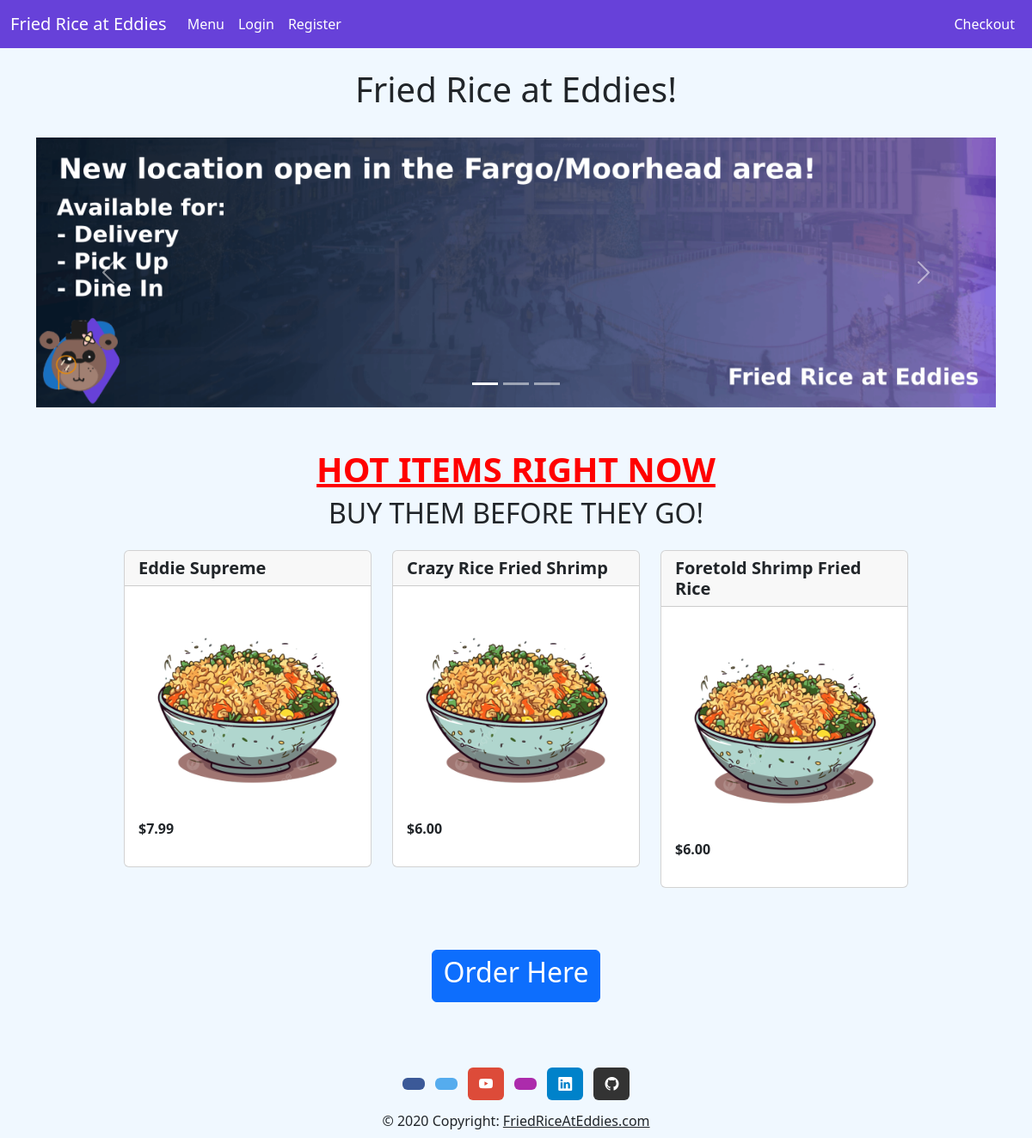
The page / on the database its author committed.
### main/models.py (models this page shows, shortened)
class Menu(models.Model):
    id = models.AutoField(primary_key=True)
    name = models.CharField(max_length=50)
    price = models.DecimalField(max_digits=6, decimal_places=2)

### main/views.py (the view)
# urls.py: path('', views.index, name='index'),
def index(request):
    menu_list =  Menu.objects.order_by('name')
    selected_items = random.sample(list(menu_list), math.floor(len(menu_list)/2))
    return render(request, 'main/index.html', {'menu': selected_items})

### main/templates/main/index.html (shortened to what this page needs)
{% extends 'base.html' %} {% load static %}
  {% block content %}
  <body>
    <br />
    <h1 class="text-center">Fried Rice at Eddies!</h1>
    <br />
    <div
      id="carouselMain"
      class="carousel slide carousel-padding mb-5"
      data-interval="3000"
      data-bs-ride="carousel"
    >
      <div class="carousel-indicators">
        <button
          type="button"
          data-bs-target="#carouselMain"
          data-bs-slide-to="0"
          class="active"
          aria-current="true"
          aria-label="Slide 1"
        ></button>
        <button
          type="button"
          data-bs-target="#carouselMain"
          data-bs-slide-to="1"
          aria-label="Slide 2"
        ></button>
        <button
          type="button"
          data-bs-target="#carouselMain"
          data-bs-slide-to="2"
          aria-label="Slide 3"
        ></button>
      </div>
      <div class="carousel-inner">
        <div class="carousel-item active">
          <div class="d-flex justify-content-center">
            <img
              src="{% static 'main/img/banner1.png' %}"
              class="d-block img-fluid m-50"
              alt="New Location in Fargo/Moorhead!"
            />
          </div>
        </div>
        <button
          class="carousel-control-prev"
          type="button"
          data-bs-target="#carouselMain"
          data-bs-slide="prev"
        >
          <span class="carousel-control-prev-icon" aria-hidden="true"></span>
        </button>
        <button
          class="carousel-control-next"
          type="button"
          data-bs-target="#carouselMain"
          data-bs-slide="next"
        >
          <span class="carousel-control-next-icon" aria-hidden="true"></span>
        </button>
      </div>
    </div>
    <div class="text-center mb-4">
      <h1 style="color: red">
        <u><b>HOT ITEMS RIGHT NOW</b></u>
      </h1>
      <h2>BUY THEM BEFORE THEY GO!</h2>
    </div>
    <div class="container d-flex align-items-center justify-content-center">
      <div class="row">
        {%if menu %} {%for item in menu %}
        <div class="col-sm">
          <div class="card" style="width: 18rem">
            <h5 class="card-header"><b>{{item.name}}</b></h5>
            <div class="card-body">
              <img
                class="card-img"
                src="{% static 'main/img/friedrice3.png' %}"
                alt="friedrice3.png"
              />
              <p class="card-text"><b>${{item.price}}</b></p>
            </div>
          </div>
        </div>
        {% endfor %} {% else %}s
        <h1>No Menu Items Found.</h1>
        {% endif %}
      </div>
    </div>
    <br />
    <div class="text-center m-5">
      <a href="{% url 'menu' %}" class="btn btn-primary"><h2>Order Here</h2></a>
    </div>
  </body>
  {% endblock %}

### friedRiceAtEddiesWebsite/templates/base.html (shortened to what this page needs)
{% load static %}
<!DOCTYPE html>
<html lang="en">
  <head>
    <link
      href="https://cdn.jsdelivr.net/npm/bootstrap@5.3.3/dist/css/bootstrap.min.css"
      rel="stylesheet"
    />
    <link rel="stylesheet" href="{% static 'css/styles.css' %}" />
    <link
      rel="stylesheet"
      href="https://cdn.jsdelivr.net/npm/bootstrap-icons@1.11.3/font/bootstrap-icons.min.css"
    />
  </head>
  <body>
    {% include 'navbar.html' %}
    <div class="container">
       {% block content %} {% endblock content %}
    </div>
    <footer class="bg-transparent text-center mt-5">
      <div class="container p-4 pb-0">
        <section>
          <a
            data-mdb-ripple-init
            class="btn text-black btn-floating m-1"
            style="background-color: #3b5998"
            href="#!"
            role="button"
            ></a>
          <a
            data-mdb-ripple-init
            class="btn text-black btn-floating m-1"
            style="background-color: #55acee"
            href="#!"
            role="button"
            ></a>
          <a
            data-mdb-ripple-init
            class="btn text-white btn-floating m-1"
            style="background-color: #dd4b39"
            href="https://www.youtube.com/watch?v=q6hUd_TVW54"
            role="button"
            ><i class="bi bi-youtube"></i
          ></a>
          <a
            data-mdb-ripple-init
            class="btn text-black btn-floating m-1"
            style="background-color: #ac2bac"
            href="#!"
            role="button"
            ></a>
          <a
            data-mdb-ripple-init
            class="btn text-white btn-floating m-1"
            style="background-color: #0082ca"
            href="https://www.linkedin.com/in/purple-guy-b66190307/"
            role="button"
            ><i class="bi bi-linkedin"></i
          ></a>
          <a
            data-mdb-ripple-init
            class="btn text-white btn-floating m-1"
            style="background-color: #333333"
            href="https://guthib.com/"
            role="button"
            ><i class="bi bi-github"></i
          ></a>
        </section>
      </div>
      <div class="bg-transparent text-center p-2">
        © 2020 Copyright:
        <a class="text-body" href="{% url 'index' %}">FriedRiceAtEddies.com</a>
      </div>
    </footer>
  </body>
</html>

### friedRiceAtEddiesWebsite/templates/navbar.html (shortened to what this page needs)
<nav
  class="navbar navbar-expand-lg navbar-dark"
  style="background-color: #6741d9"
>
  <div class="container-fluid">
    <a class="navbar-brand" href="{% url 'index' %}">Fried Rice at Eddies</a>
    <div class="collapse navbar-collapse" id="navbarNav">
      <ul class="navbar-nav me-auto">
        <li class="nav-item">
          <a
            class="nav-link active"
            aria-current="page"
            href="{% url 'menu' %}"
          >
            Menu
          </a>
        </li>
        {% if user.is_authenticated %}
        <li class="nav-item">
          <form id="logout-form" method="post" action="{% url 'logout' %}">
            {% csrf_token %}
            <button class="nav-link active"
            aria-current="page" type="submit" class="btn btn-link">Logout</button>
          </form>
        </li>
        {% else %}
        <li class="nav-item">
          <a class="nav-link active"
          aria-current="page" href="{% url 'login' %}?next={{ request.path }}">Login</a>
        </li>
        <li class="nav-item">
          <a class="nav-link active"
          aria-current="page" href="{% url 'register' %}">Register</a>
        </li>
        {% endif %}
      </ul>
      <ul class="navbar-nav ms-auto">
        <li class="nav-item">
          <a
            class="nav-link active"
            aria-current="page"
            href="{% url 'checkout' %}"
          >
            Checkout
          </a>
        </li>
      </ul>
    </div>
  </div>
</nav>

### friedRiceAtEddiesWebsite/static/css/styles.css (style rules this page uses)
html, body { background-color: aliceblue; margin: 0; padding: 0; }

### rows shown on the page
Menu: name "Eddie Supreme", price "7.99"
Menu: name "Crazy Rice Fried Shrimp", price "6.00"
Menu: name "Foretold Shrimp Fried Rice", price "6.00"
